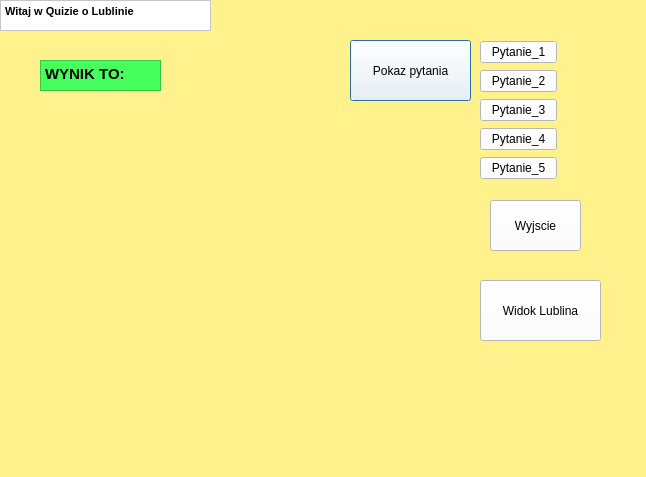
<?xml version="1.0" encoding="UTF-8"?>
<ui version="4.0">
 <class>TDialog</class>
 <widget class="QDialog" name="TDialog">
  <property name="geometry">
   <rect>
    <x>0</x>
    <y>0</y>
    <width>646</width>
    <height>477</height>
   </rect>
  </property>
  <property name="windowTitle">
   <string>Dialog</string>
  </property>
  <property name="styleSheet">
   <string notr="true">
background-color: rgb(255, 242, 140);</string>
  </property>
  <widget class="QLabel" name="label">
   <property name="geometry">
    <rect>
     <x>0</x>
     <y>230</y>
     <width>361</width>
     <height>241</height>
    </rect>
   </property>
   <property name="text">
    <string/>
   </property>
  </widget>
  <widget class="QTextEdit" name="textEdit">
   <property name="geometry">
    <rect>
     <x>0</x>
     <y>0</y>
     <width>211</width>
     <height>31</height>
    </rect>
   </property>
   <property name="styleSheet">
    <string notr="true">background-color: rgb(255, 255, 255);</string>
   </property>
   <property name="html">
    <string>&lt;!DOCTYPE HTML PUBLIC &quot;-//W3C//DTD HTML 4.0//EN&quot; &quot;http://www.w3.org/TR/REC-html40/strict.dtd&quot;&gt;
&lt;html&gt;&lt;head&gt;&lt;meta name=&quot;qrichtext&quot; content=&quot;1&quot; /&gt;&lt;style type=&quot;text/css&quot;&gt;
p, li { white-space: pre-wrap; }
&lt;/style&gt;&lt;/head&gt;&lt;body style=&quot; font-family:'MS Shell Dlg 2'; font-size:8.25pt; font-weight:400; font-style:normal;&quot;&gt;
&lt;p style=&quot; margin-top:0px; margin-bottom:0px; margin-left:0px; margin-right:0px; -qt-block-indent:0; text-indent:0px;&quot;&gt;&lt;span style=&quot; font-family:'MS Shell Dlg 2'; font-weight:600;&quot;&gt;Witaj w Quizie o Lublinie&lt;/span&gt;&lt;/p&gt;&lt;/body&gt;&lt;/html&gt;</string>
   </property>
  </widget>
  <widget class="QLabel" name="label_2">
   <property name="geometry">
    <rect>
     <x>70</x>
     <y>120</y>
     <width>121</width>
     <height>81</height>
    </rect>
   </property>
   <property name="text">
    <string/>
   </property>
  </widget>
  <widget class="QTextEdit" name="textEdit_2">
   <property name="geometry">
    <rect>
     <x>40</x>
     <y>60</y>
     <width>121</width>
     <height>31</height>
    </rect>
   </property>
   <property name="styleSheet">
    <string notr="true">background-color: rgb(71, 255, 92);</string>
   </property>
   <property name="html">
    <string>&lt;!DOCTYPE HTML PUBLIC &quot;-//W3C//DTD HTML 4.0//EN&quot; &quot;http://www.w3.org/TR/REC-html40/strict.dtd&quot;&gt;
&lt;html&gt;&lt;head&gt;&lt;meta name=&quot;qrichtext&quot; content=&quot;1&quot; /&gt;&lt;style type=&quot;text/css&quot;&gt;
p, li { white-space: pre-wrap; }
&lt;/style&gt;&lt;/head&gt;&lt;body style=&quot; font-family:'MS Shell Dlg 2'; font-size:8.25pt; font-weight:400; font-style:normal;&quot;&gt;
&lt;p style=&quot; margin-top:0px; margin-bottom:0px; margin-left:0px; margin-right:0px; -qt-block-indent:0; text-indent:0px;&quot;&gt;&lt;span style=&quot; font-family:'MS Shell Dlg 2'; font-size:11pt; font-weight:600;&quot;&gt;WYNIK TO:&lt;/span&gt;&lt;/p&gt;&lt;/body&gt;&lt;/html&gt;</string>
   </property>
  </widget>
  <widget class="QPushButton" name="pushButton_6">
   <property name="geometry">
    <rect>
     <x>350</x>
     <y>40</y>
     <width>121</width>
     <height>61</height>
    </rect>
   </property>
   <property name="styleSheet">
    <string notr="true">background-color: rgb(255, 255, 255);</string>
   </property>
   <property name="text">
    <string>Pokaz pytania</string>
   </property>
  </widget>
  <widget class="QPushButton" name="pushButton_7">
   <property name="geometry">
    <rect>
     <x>480</x>
     <y>280</y>
     <width>121</width>
     <height>61</height>
    </rect>
   </property>
   <property name="styleSheet">
    <string notr="true">background-color: rgb(255, 255, 255);</string>
   </property>
   <property name="text">
    <string>Widok Lublina</string>
   </property>
  </widget>
  <widget class="QWidget" name="layoutWidget">
   <property name="geometry">
    <rect>
     <x>480</x>
     <y>40</y>
     <width>77</width>
     <height>141</height>
    </rect>
   </property>
   <layout class="QVBoxLayout" name="verticalLayout">
    <item>
     <widget class="QPushButton" name="pushButton">
      <property name="styleSheet">
       <string notr="true">background-color: rgb(255, 255, 255);</string>
      </property>
      <property name="text">
       <string>Pytanie_1</string>
      </property>
     </widget>
    </item>
    <item>
     <widget class="QPushButton" name="pushButton_2">
      <property name="styleSheet">
       <string notr="true">background-color: rgb(255, 255, 255);</string>
      </property>
      <property name="text">
       <string>Pytanie_2</string>
      </property>
     </widget>
    </item>
    <item>
     <widget class="QPushButton" name="pushButton_3">
      <property name="styleSheet">
       <string notr="true">background-color: rgb(255, 255, 255);</string>
      </property>
      <property name="text">
       <string>Pytanie_3</string>
      </property>
     </widget>
    </item>
    <item>
     <widget class="QPushButton" name="pushButton_4">
      <property name="styleSheet">
       <string notr="true">background-color: rgb(255, 255, 255);</string>
      </property>
      <property name="text">
       <string>Pytanie_4</string>
      </property>
     </widget>
    </item>
    <item>
     <widget class="QPushButton" name="pushButton_5">
      <property name="styleSheet">
       <string notr="true">background-color: rgb(255, 255, 255);</string>
      </property>
      <property name="text">
       <string>Pytanie_5</string>
      </property>
     </widget>
    </item>
   </layout>
  </widget>
  <widget class="QPushButton" name="pushButton_8">
   <property name="geometry">
    <rect>
     <x>490</x>
     <y>200</y>
     <width>91</width>
     <height>51</height>
    </rect>
   </property>
   <property name="styleSheet">
    <string notr="true">background-color: rgb(255, 255, 255);</string>
   </property>
   <property name="text">
    <string>Wyjscie</string>
   </property>
  </widget>
 </widget>
 <tabstops>
  <tabstop>pushButton</tabstop>
  <tabstop>pushButton_2</tabstop>
  <tabstop>pushButton_3</tabstop>
  <tabstop>pushButton_4</tabstop>
  <tabstop>pushButton_5</tabstop>
  <tabstop>textEdit</tabstop>
 </tabstops>
 <resources/>
 <connections/>
</ui>
